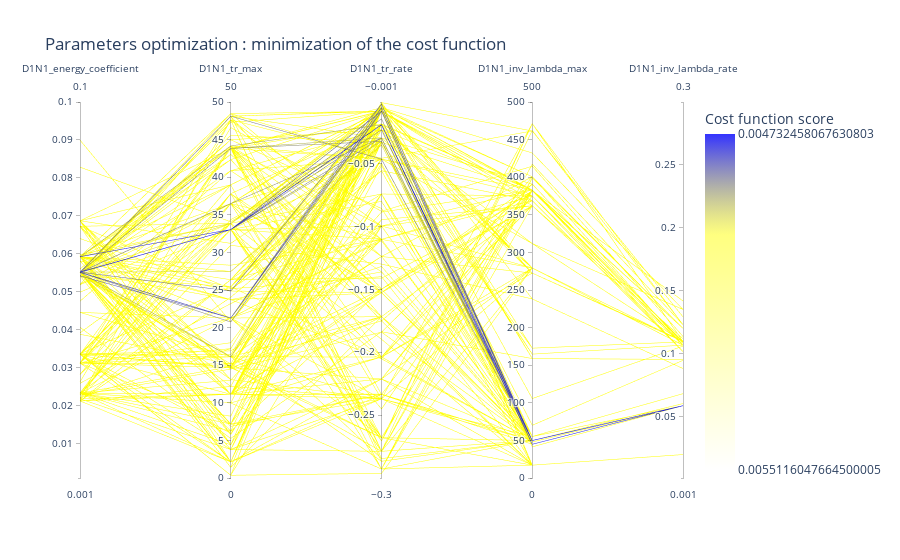

Notebook code cell kept with this figure:
### Code cell
viewer.parallel_coordinates(500, unselected_opacity=0)

### Figure 1 — Plotly figure (JSON) as saved in the notebook; plotly's stock layout.template omitted (floating-point values rounded to 4 significant figures; data arrays with more than 128 entries replaced by an {"elided": "..."} marker saying what was removed)
{"data": [{"dimensions": [{"label": "D1N1_energy_coefficient", "range": [0.001, 0.1], "values": {"elided": "500 float values"}}, {"label": "D1N1_tr_max", "range": [0, 50], "values": {"elided": "500 float values"}}, {"label": "D1N1_tr_rate", "range": [-0.3, -0.001], "values": {"elided": "500 float values"}}, {"label": "D1N1_inv_lambda_max", "range": [0, 500], "values": {"elided": "500 float values"}}, {"label": "D1N1_inv_lambda_rate", "range": [0.001, 0.3], "values": {"elided": "500 float values"}}], "line": {"color": {"elided": "500 float values"}, "colorbar": {"tickmode": "array", "ticktext": [0.004732, 0.005512], "tickvals": [-0.004732, -0.005512], "title": {"text": "Cost function score"}}, "colorscale": [[0, "rgba(0, 0, 255, 0.8)"], [0.3, "rgba(255,255,0,0.5)"], [1, "rgba(255,255,0,0.0)"]], "reversescale": true, "showscale": true}, "type": "parcoords", "unselected": {"line": {"opacity": 0}}}], "layout": {"coloraxis": {"colorbar": {"title": {"text": "Fitness"}}}, "title": {"text": "Parameters optimization : minimization of the cost function"}}}
